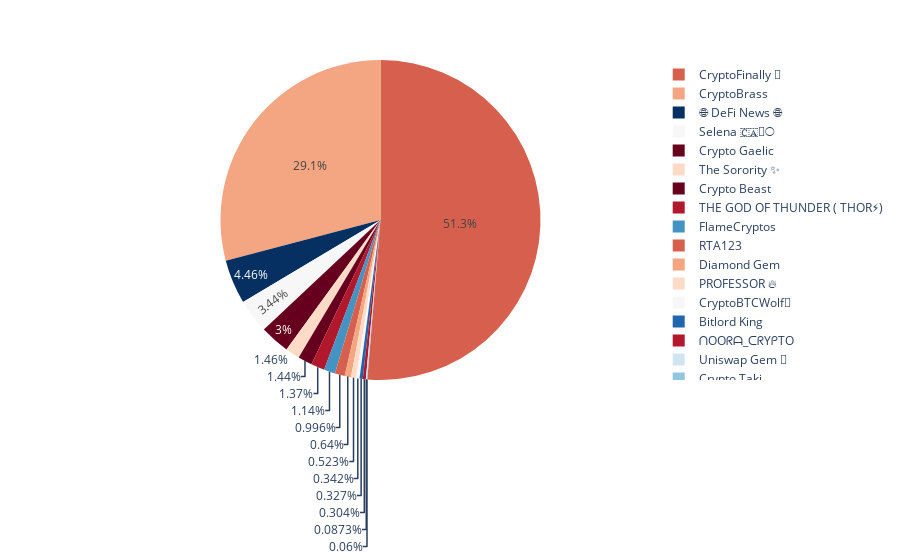

The code cell stored with this chart in its notebook:
### Code cell
import plotly.express as px
fig = px.pie(Bd, values='tweet_count', names='name', color_discrete_sequence=px.colors.sequential.RdBu,color='name')
fig.show()

### Figure 1 — Plotly figure (JSON) as saved in the notebook; plotly's stock layout.template omitted (floating-point values rounded to 4 significant figures)
{"data": [{"customdata": [["Crypto Beast"], ["THE GOD OF THUNDER ( THOR⚡)"], ["RTA123"], ["Diamond Gem"], ["PROFESSOR 🔥"], ["CryptoBTCWolf👑"], ["Uniswap Gem 💎"], ["Crypto Taki"], ["FlameCryptos"], ["Bitlord King"], ["🌐 DeFi News 🌐"], ["Crypto Gaelic"], ["ᑎOOᖇᗩ_ᑕᖇYᑭTO"], ["CryptoFinally 💫"], ["CryptoBrass"], ["The Sorority ✨"], ["Selena 🇨🇦🦋🌕"]], "domain": {"x": [0, 1], "y": [0, 1]}, "hovertemplate": "name=%{customdata[0]}<br>tweet_count=%{value}<extra></extra>", "labels": ["Crypto Beast", "THE GOD OF THUNDER ( THOR⚡)", "RTA123", "Diamond Gem", "PROFESSOR 🔥", "CryptoBTCWolf👑", "Uniswap Gem 💎", "Crypto Taki", "FlameCryptos", "Bitlord King", "🌐 DeFi News 🌐", "Crypto Gaelic", "ᑎOOᖇᗩ_ᑕᖇYᑭTO", "CryptoFinally 💫", "CryptoBrass", "The Sorority ✨", "Selena 🇨🇦🦋🌕"], "legendgroup": "", "marker": {"colors": ["rgb(103,0,31)", "rgb(178,24,43)", "rgb(214,96,77)", "rgb(244,165,130)", "rgb(253,219,199)", "rgb(247,247,247)", "rgb(209,229,240)", "rgb(146,197,222)", "rgb(67,147,195)", "rgb(33,102,172)", "rgb(5,48,97)", "rgb(103,0,31)", "rgb(178,24,43)", "rgb(214,96,77)", "rgb(244,165,130)", "rgb(253,219,199)", "rgb(247,247,247)"]}, "name": "", "showlegend": true, "type": "pie", "values": [1584, 1506, 1096, 704, 575, 376, 96, 66, 1253, 360, 4910, 3304, 335, 56461, 32017, 1601, 3784]}], "layout": {"legend": {"tracegroupgap": 0}, "margin": {"t": 60}, "piecolorway": ["rgb(103,0,31)", "rgb(178,24,43)", "rgb(214,96,77)", "rgb(244,165,130)", "rgb(253,219,199)", "rgb(247,247,247)", "rgb(209,229,240)", "rgb(146,197,222)", "rgb(67,147,195)", "rgb(33,102,172)", "rgb(5,48,97)"]}}
